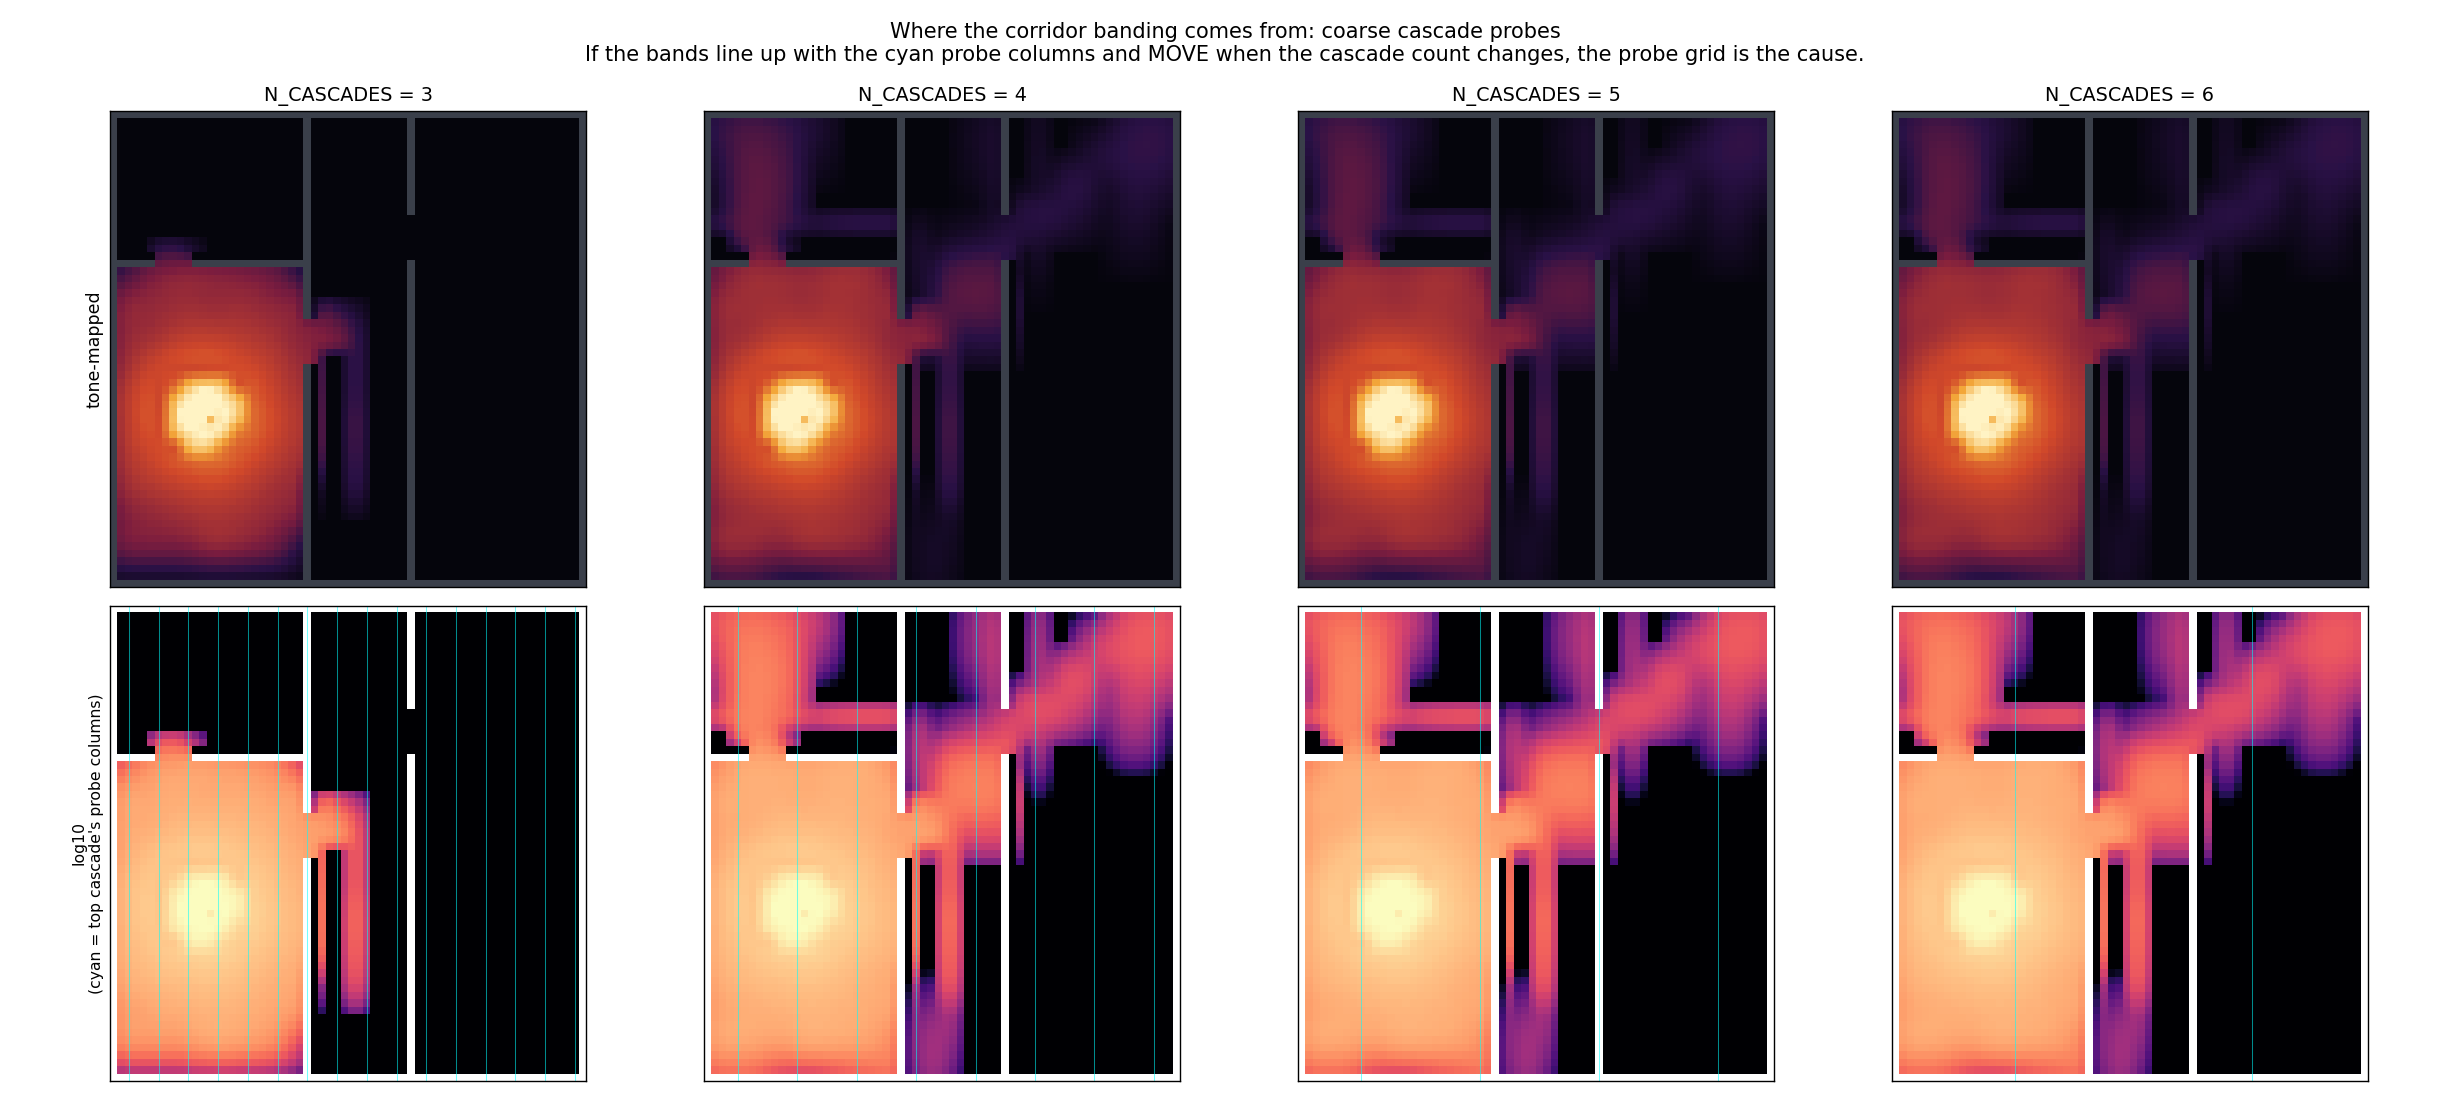

This figure's Python source:
"""Where do the vertical bands in the corridor come from? (2026-09-13)

Erik, looking at cascade_render.png: "the middle one radiance cascades looks
very strange to me, it has some artifacts I can't explain, especially in the
middle room, why do we see some vertical pillar in the middle corridor?"

Hypothesis: COARSE PROBES LANDING INSIDE WALLS. Cascade i has probe spacing
2^i, so cascade 4's probes sit 16 tiles apart. The deck's walls are at x = 26
and x = 40. A probe that lands inside a wall sees nothing, and because the merge
interpolates bilinearly between coarse probes, that dead probe's zero gets
smeared across everything downstream of it — as a band aligned with the coarse
probe grid.

If that is the cause, the bands must MOVE when the probe grid moves. This script
shifts the probe grid and varies the cascade count, and looks.

Run:
    C:/Users/steen/anaconda3/python.exe docs/ray_engine_v2_scheme_study_2026-09-13/cascade_diagnose.py
"""
from __future__ import annotations

import math
import sys
from pathlib import Path

import numpy as np

sys.path.insert(0, str(Path(__file__).resolve().parent))
import cascade_render as CR                              # noqa: E402
from room_render import H, W, deck, tonemap              # noqa: E402

OUT = Path(__file__).resolve().parent


def probe_wall_fraction(opaque, n_cascades):
    """For each cascade level, what fraction of its probes sit inside a wall?"""
    rows = []
    for i in range(n_cascades):
        sp = 2 ** i
        ph, pw = H // sp, W // sp
        dead = 0
        for j in range(ph):
            for k in range(pw):
                py, px = int((j + 0.5) * sp), int((k + 0.5) * sp)
                if 0 <= py < H and 0 <= px < W and opaque[py, px]:
                    dead += 1
        rows.append((i, sp, ph * pw, dead, 100.0 * dead / (ph * pw)))
    return rows


def render(kappa, source, opaque, n_cascades, base_dirs):
    CR.N_CASCADES = n_cascades
    CR.BASE_DIRS = base_dirs
    emission = source / (2.0 * math.pi)
    levels = CR.build(emission, kappa)
    CR.merge(levels)
    return CR.fluence(levels, opaque)


def main():
    import matplotlib
    matplotlib.use("Agg")
    import matplotlib.pyplot as plt
    from matplotlib.colors import LinearSegmentedColormap

    kappa, source, opaque = deck()

    print("=" * 74)
    print("PROBE / WALL COLLISION  (deck walls at x = 26 and x = 40)")
    print("=" * 74)
    print(f"  {'cascade':<9}{'spacing':>9}{'probes':>9}{'in a wall':>11}{'%':>8}")
    for i, sp, tot, dead, pct in probe_wall_fraction(opaque, 6):
        note = "  <-- coarse enough to straddle a whole room" if sp >= 8 else ""
        print(f"  {i:<9}{sp:>9}{tot:>9}{dead:>11}{pct:>7.1f}%{note}")

    # which x-columns do the coarse probe grids actually land on?
    print("\n  coarse probe columns (x), and whether each is inside a wall:")
    for i in (3, 4, 5):
        sp = 2 ** i
        cols = [(int((k + 0.5) * sp), bool(opaque[32, int((k + 0.5) * sp)]))
                for k in range(W // sp)]
        s = "  ".join(f"{x}{'*' if d else ''}" for x, d in cols)
        print(f"    cascade {i} (spacing {sp:>2}): {s}       (* = inside a wall)")

    variants = []
    for nc in (3, 4, 5, 6):
        print(f"\nrendering N_CASCADES={nc} ...")
        variants.append((f"N_CASCADES = {nc}", render(kappa, source, opaque,
                                                      nc, 16)))

    fire = LinearSegmentedColormap.from_list("fire", CR.PALETTE)
    fire.set_bad(CR.WALL_COLOUR)

    fig, axes = plt.subplots(2, len(variants),
                             figsize=(4.9 * len(variants), 8.8))
    for col, (name, f) in enumerate(variants):
        hi = np.percentile(f[~opaque], 99.5)
        axes[0, col].imshow(tonemap(f, opaque, hi=hi), cmap=fire,
                            vmin=0, vmax=1, interpolation="nearest")
        axes[0, col].set_title(name, fontsize=11)
        axes[0, col].set_xticks([]); axes[0, col].set_yticks([])
        lg = np.where(opaque, np.nan,
                      np.log10(np.maximum(f / max(hi, 1e-12), 1e-6)))
        axes[1, col].imshow(lg, cmap="magma", vmin=-4.5, vmax=0,
                            interpolation="nearest")
        axes[1, col].set_xticks([]); axes[1, col].set_yticks([])
        # mark the coarse probe columns of the TOP cascade in this variant
        sp = 2 ** (int(name.split("=")[1]) - 1)
        for k in range(W // sp):
            x = (k + 0.5) * sp
            axes[1, col].axvline(x, color="cyan", lw=0.6, alpha=0.55)
    axes[0, 0].set_ylabel("tone-mapped", fontsize=10)
    axes[1, 0].set_ylabel("log10\n(cyan = top cascade's probe columns)",
                          fontsize=9)
    fig.suptitle("Where the corridor banding comes from: coarse cascade probes\n"
                 "If the bands line up with the cyan probe columns and MOVE when "
                 "the cascade count changes, the probe grid is the cause.",
                 fontsize=12)
    fig.tight_layout()
    fig.savefig(OUT / "cascade_diagnose.png", dpi=125)
    print(f"\nwrote {OUT / 'cascade_diagnose.png'}")

    # a horizontal cut straight through the corridor
    print("\nhorizontal cut through the corridor (row 32), normalised:")
    print(f"  {'x':>4}" + "".join(f"{n.split('=')[1].strip():>9}"
                                  for n, _ in variants))
    for x in range(27, 40):
        if opaque[32, x]:
            continue
        vals = [f[32, x] / max(f[~opaque].max(), 1e-12) for _, f in variants]
        print(f"  {x:>4}" + "".join(f"{v:>9.4f}" for v in vals))


if __name__ == "__main__":
    main()
